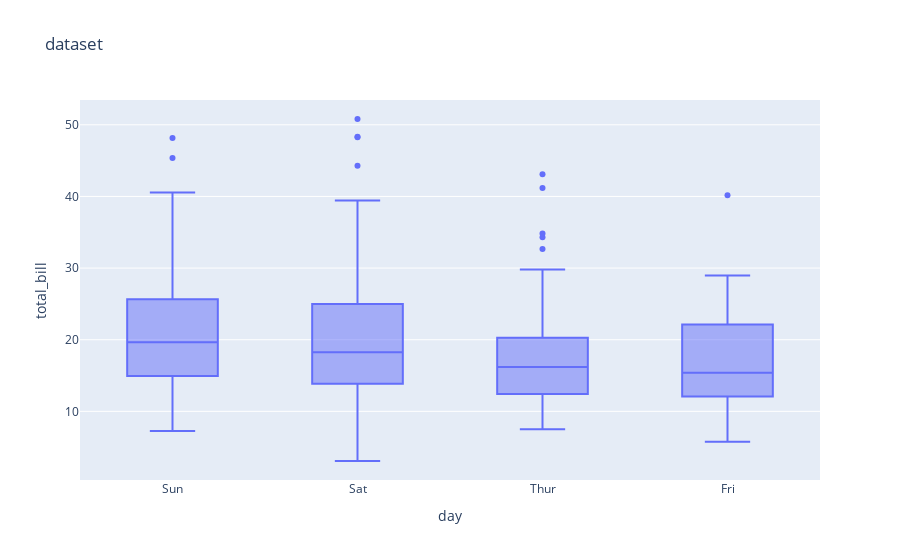

The code cell stored with this chart in its notebook:
### Code cell
fig = px.box(data_frame = tips,
             x = "day",
             y = "total_bill",
             title = "dataset")
fig.show()

### Figure 1 — Plotly figure (JSON) as saved in the notebook; plotly's stock layout.template omitted (floating-point values rounded to 4 significant figures; data arrays with more than 128 entries replaced by an {"elided": "..."} marker saying what was removed)
{"data": [{"alignmentgroup": "True", "hovertemplate": "day=%{x}<br>total_bill=%{y}<extra></extra>", "legendgroup": "", "marker": {"color": "#636efa"}, "name": "", "notched": false, "offsetgroup": "", "orientation": "v", "showlegend": false, "type": "box", "x": {"elided": "244 str values"}, "x0": " ", "xaxis": "x", "y": {"elided": "244 float values"}, "y0": " ", "yaxis": "y"}], "layout": {"autosize": true, "boxmode": "group", "legend": {"tracegroupgap": 0}, "title": {"text": "dataset"}, "xaxis": {"anchor": "y", "autorange": true, "domain": [0, 1], "range": [-0.5, 3.5], "title": {"text": "day"}, "type": "category"}, "yaxis": {"anchor": "x", "autorange": true, "domain": [0, 1], "range": [0.4178, 53.46], "title": {"text": "total_bill"}, "type": "linear"}}}
